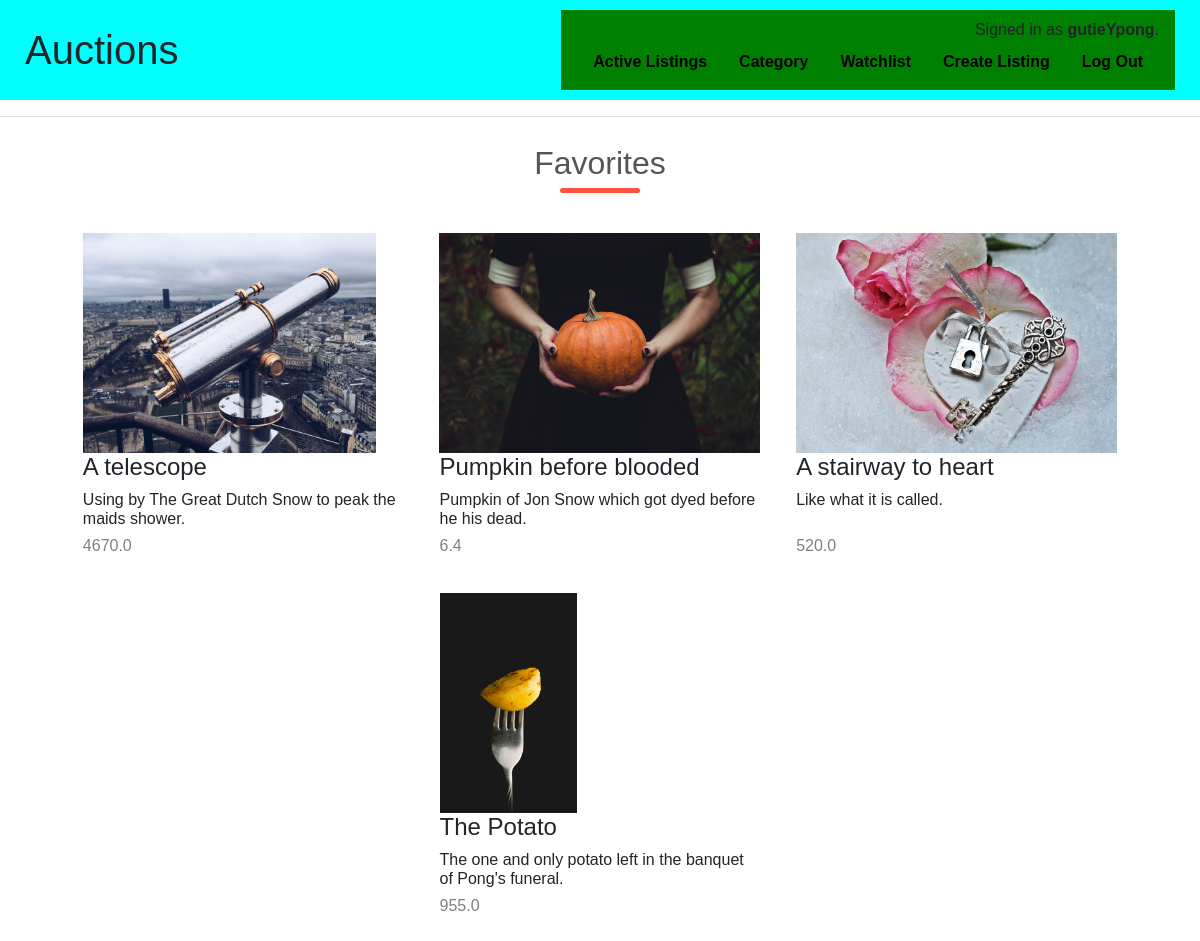
The page /watchlist (signed in) on the database as committed earlier.
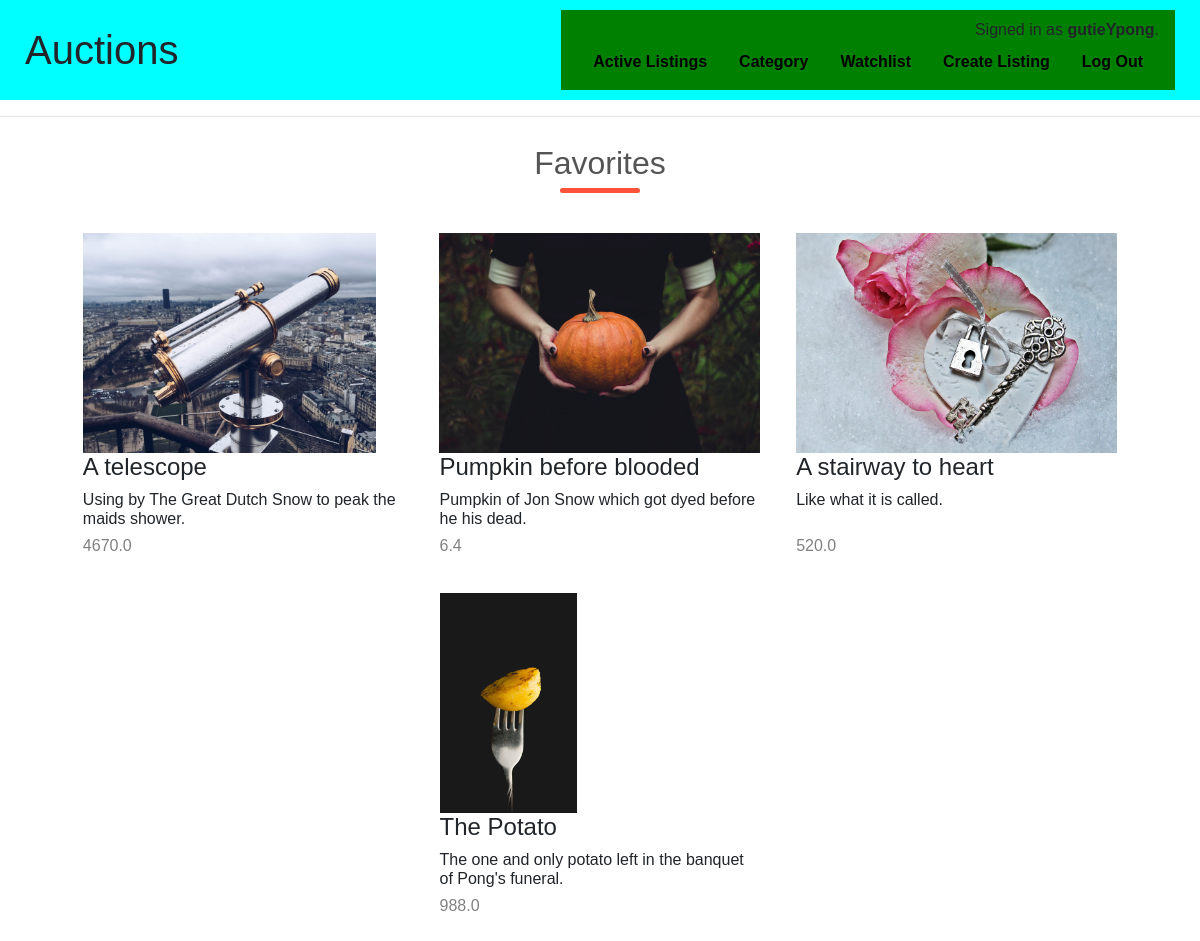
The same page on the database as committed later.
### auctions/models.py (models this page shows, shortened)
class Listing(models.Model):
    item_image = models.ImageField(upload_to='images/', blank=True, null=True)
    item_name = models.CharField(max_length=64)
    item_desc = models.CharField(max_length=128)
    starting_bid = models.FloatField()
    item_category = models.ForeignKey(Category, on_delete=models.CASCADE, related_name="classified")
    watchlist = models.ManyToManyField(User, blank=True, related_name="favorites")
    bid_count = models.IntegerField(default=0, blank=False)
    is_active = models.BooleanField(default=True)
    item_creater = models.ForeignKey(User, on_delete=models.CASCADE, related_name="creater")

### auctions/views.py (the view)
# urls.py: path("watchlist", views.watchlist, name="watchlist"),
def watchlist(request):
    if_user_login(request)
    user_watchlist = (User.objects.get(id=request.user.id)).favorites.all()
    return render(request, "auctions/watchlist.html", {
        "user_name": request.user,
        "user_watchlist": user_watchlist
    })

### auctions/views.py (called while the page is built)
def if_user_login(request):
    if not request.user.is_authenticated:
        return HttpResponseRedirect(reverse("login"))

### auctions/templates/auctions/watchlist.html
{% extends "auctions/layout.html" %}
{% block body %}
    <h2 class="theme">Favorites</h2>
    <div class="listings-row">
        {% for item in user_watchlist %}
            <div class="listings-col-3">
                <a href="{% url 'detail' item.item_name %}">
                    <img src="{{ item.item_image.url }}">
                </a>
                <h4>{{ item.item_name }}</h4>
                <h6>{{ item.item_desc }}</h5>
                <h6 class="bid">{{ item.starting_bid }}</h6>
            </div>
        {% endfor %}
    </div>
{% endblock %}

Rows that differ between the two databases and show on the page:
changed Listing "The Potato": starting_bid "955.0" → "988.0"
